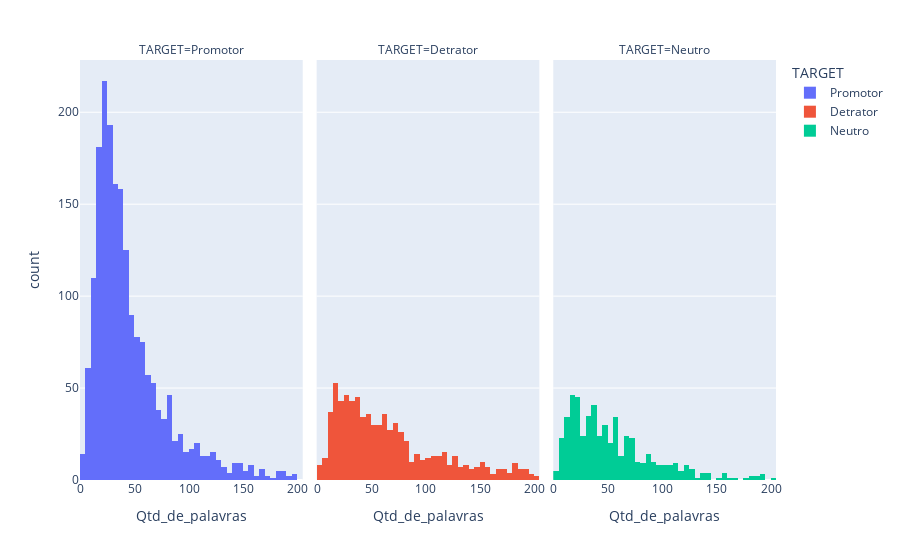

Write notebook code for a chart like this one.
### Code cell
# avaliando a relação entre a quantidade de palavras e o target
px.histogram(df[df['Qtd_de_palavras']<=200], x='Qtd_de_palavras', color="TARGET", facet_col='TARGET')

### Figure 1 — Plotly figure (JSON) as saved in the notebook; plotly's stock layout.template omitted (floating-point values rounded to 4 significant figures; data arrays with more than 128 entries replaced by an {"elided": "..."} marker saying what was removed)
{"data": [{"alignmentgroup": "True", "bingroup": "x", "hovertemplate": "TARGET=Promotor<br>Qtd_de_palavras=%{x}<br>count=%{y}<extra></extra>", "legendgroup": "Promotor", "marker": {"color": "#636efa", "pattern": {"shape": ""}}, "name": "Promotor", "offsetgroup": "Promotor", "orientation": "v", "showlegend": true, "type": "histogram", "x": {"elided": "1908 int values"}, "xaxis": "x", "yaxis": "y"}, {"alignmentgroup": "True", "bingroup": "x", "hovertemplate": "TARGET=Detrator<br>Qtd_de_palavras=%{x}<br>count=%{y}<extra></extra>", "legendgroup": "Detrator", "marker": {"color": "#EF553B", "pattern": {"shape": ""}}, "name": "Detrator", "offsetgroup": "Detrator", "orientation": "v", "showlegend": true, "type": "histogram", "x": {"elided": "757 int values"}, "xaxis": "x2", "yaxis": "y2"}, {"alignmentgroup": "True", "bingroup": "x", "hovertemplate": "TARGET=Neutro<br>Qtd_de_palavras=%{x}<br>count=%{y}<extra></extra>", "legendgroup": "Neutro", "marker": {"color": "#00cc96", "pattern": {"shape": ""}}, "name": "Neutro", "offsetgroup": "Neutro", "orientation": "v", "showlegend": true, "type": "histogram", "x": {"elided": "541 int values"}, "xaxis": "x3", "yaxis": "y3"}], "layout": {"annotations": [{"font": {}, "showarrow": false, "text": "TARGET=Promotor", "x": 0.16, "xanchor": "center", "xref": "paper", "y": 1, "yanchor": "bottom", "yref": "paper"}, {"font": {}, "showarrow": false, "text": "TARGET=Detrator", "x": 0.5, "xanchor": "center", "xref": "paper", "y": 1, "yanchor": "bottom", "yref": "paper"}, {"font": {}, "showarrow": false, "text": "TARGET=Neutro", "x": 0.84, "xanchor": "center", "xref": "paper", "y": 1, "yanchor": "bottom", "yref": "paper"}], "barmode": "relative", "legend": {"title": {"text": "TARGET"}, "tracegroupgap": 0}, "margin": {"t": 60}, "xaxis": {"anchor": "y", "domain": [0, 0.32], "title": {"text": "Qtd_de_palavras"}}, "xaxis2": {"anchor": "y2", "domain": [0.34, 0.66], "matches": "x", "title": {"text": "Qtd_de_palavras"}}, "xaxis3": {"anchor": "y3", "domain": [0.68, 1.0], "matches": "x", "title": {"text": "Qtd_de_palavras"}}, "yaxis": {"anchor": "x", "domain": [0, 1], "title": {"text": "count"}}, "yaxis2": {"anchor": "x2", "domain": [0, 1], "matches": "y", "showticklabels": false}, "yaxis3": {"anchor": "x3", "domain": [0, 1], "matches": "y", "showticklabels": false}}}
